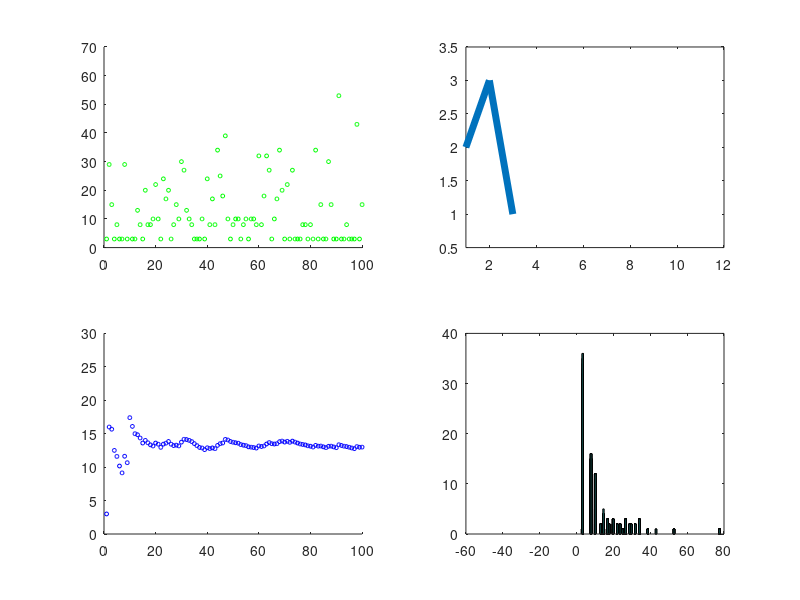

Source code (MATLAB):
clear;
clc;

total_T = 0;
time_rec=[];
for i = 1:100
    count = [1];
    Door = [];
    newDoor = randi([1,3]);
    [d2, d3] = deal(0);
    Door = [Door newDoor];
    if(newDoor == 3) d3 = d3 + 1; 
    elseif(newDoor == 2) d2 = d2 + 1; end
    while newDoor ~= 1
        newDoor = randi([1,3]);
        if(newDoor == 3) d3 = d3 + 1; 
        elseif(newDoor == 2) d2 = d2 + 1; end
        Door = [Door newDoor];
        count = [count length(count)+1];
    end
    time = d3.*7+d2.*5+3;
    total_T = total_T + time;
    average = total_T/i;
    time_rec = [time_rec time];
    subplot(221), scatter(i, time, 8, 'g'), axis([0, 100, 0, 70]), hold on 
    subplot(222), plot(count, Door, 'LineWidth', 5), axis([1, 12, 0.5, 3.5]), hold off
    subplot(223), scatter(i, average, 8, 'b'), axis([0, 100, 0, 30]), hold on
    subplot(224), hist(time_rec, 100), hold on
end

